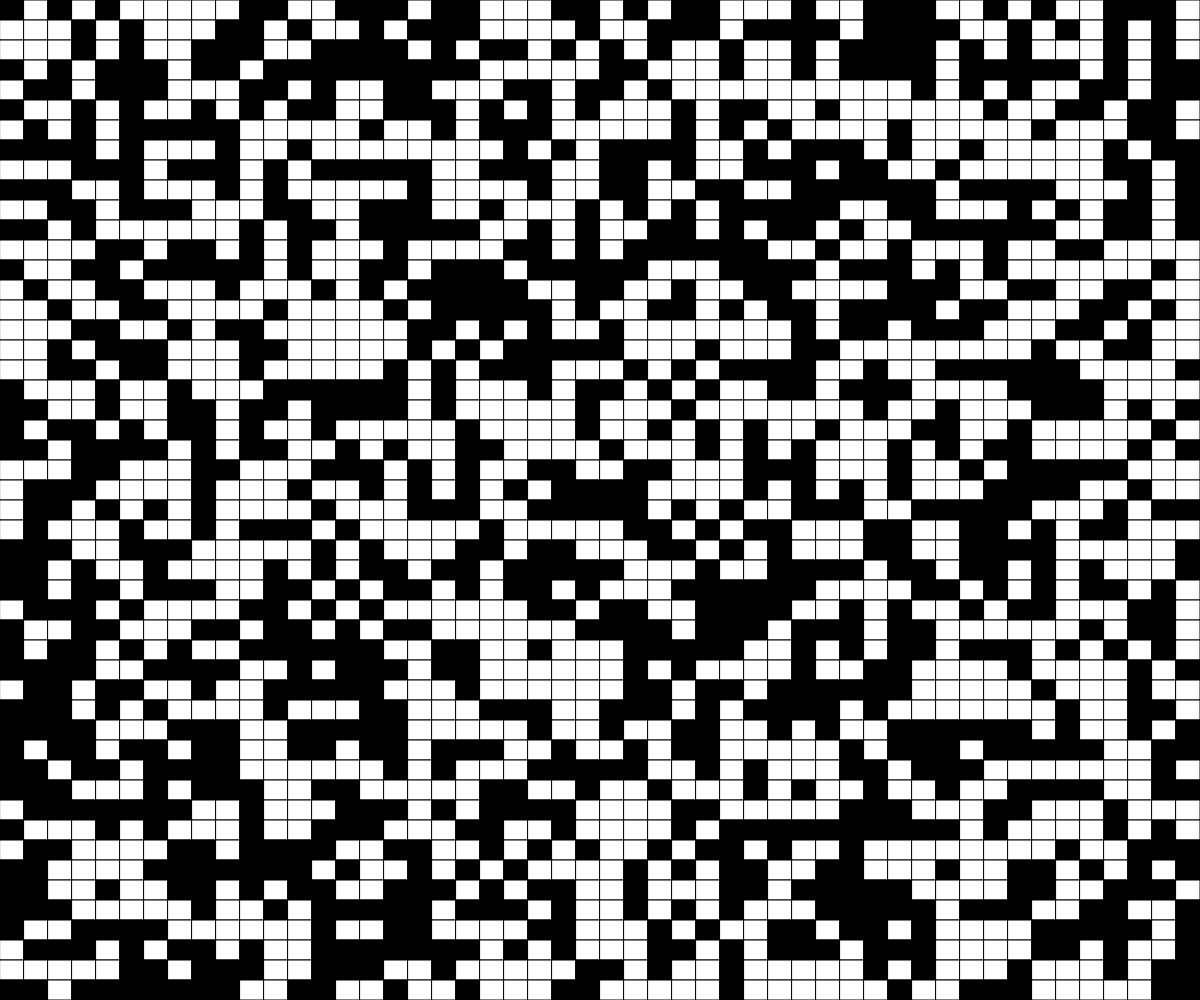
Frame 1 (no input)
Frame 60 (no input): identical to frame 1, image omitted
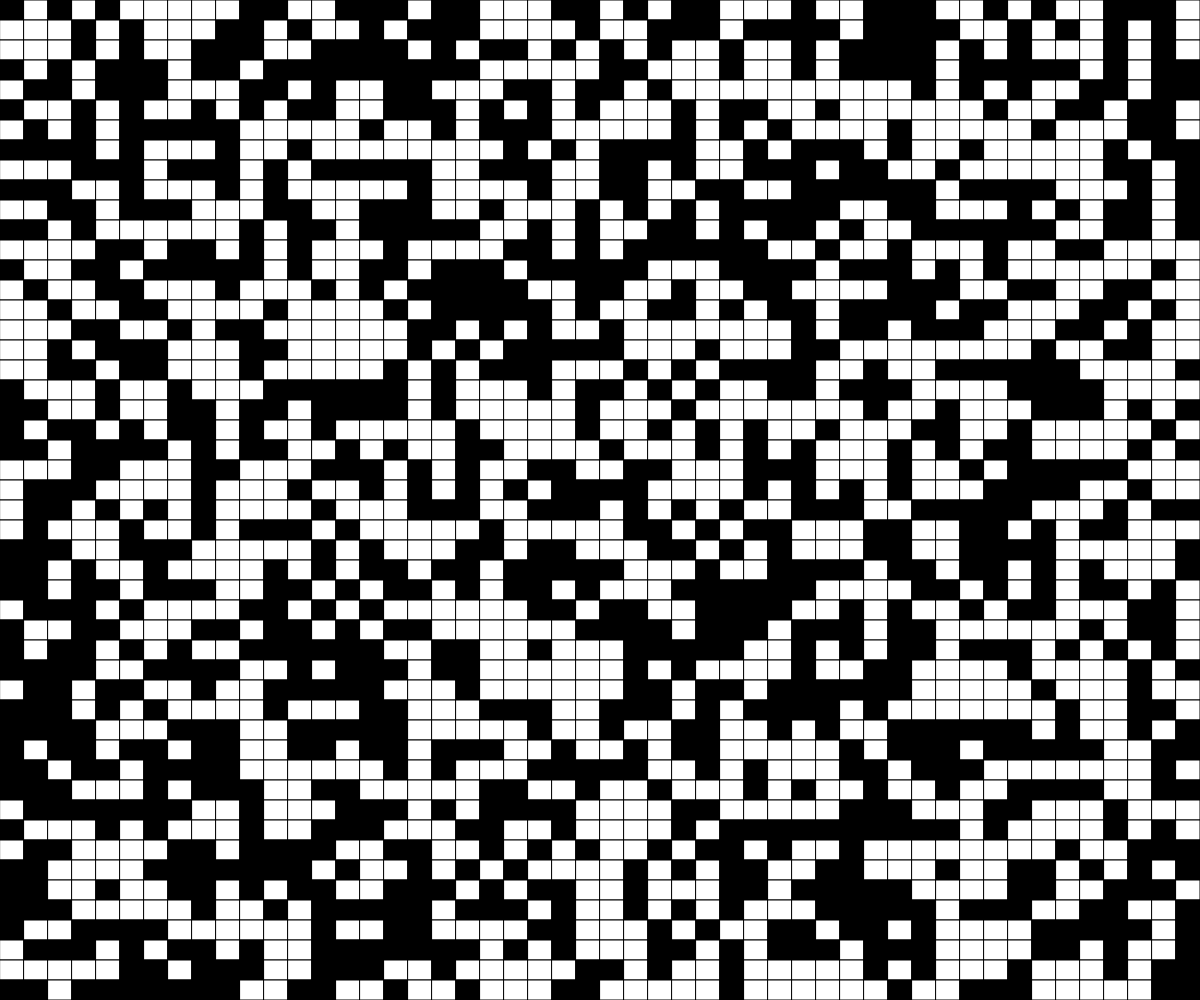
Frame 120 (the mouse pressed at the canvas centre since frame 60)

The p5.js sketch that drew these frames (run headless with seeded random() and noise() and a simulated clock; from frame 60 on, the mouse is pressed at the canvas centre):

// p5.js sketch
// ── sketch.js
let gridSize = 50;
let grid;


function setup() {
  createCanvas(windowWidth, windowHeight);
  grid = createRandom2DArray(gridSize,gridSize);
}

function draw() {
  background(220);
  displayGrid();
}

function keyPressed () {
  if (key === "e") {
    grid = createEmpty2DArray(gridSize,gridSize, 0);
  }
  if (key === "f") {
    grid = createEmpty2DArray(gridSize,gridSize, 1);
  }
  if (key === "r") {
    grid = createRandom2DArray(gridSize,gridSize);
  }
}

function mousePressed() {
  let cellWidth = width/gridSize;
  let cellHeight = height/gridSize;

  let cellX = Math.floor(mouseX/cellWidth);
  let cellY = Math.floor(mouseY/cellHeight);

  swap(cellX, cellY);
  // swap(cellX+1, cellY);
  // swap(cellX-1, cellY);
  // swap(cellX,cellY+1);
  // swap(cellX,cellY-1);
}

function swap(x,y) {


  
  if(grid[y][x] === 1) {
    grid[y][x] = 0;
  }
  else if(grid[y][x] === 0) {
    grid[y][x] = 1;
  }
}

function displayGrid() {
  let cellWidth = width/gridSize;
  let cellHeight = height/gridSize;

  for (let y=0; y<gridSize; y++) {
    for (let x=0; x<gridSize; x++) {
      if (grid[y][x] === 0) {
        fill("white");
      }
      else if (grid[y][x] === 1) {
        fill("black");
      }
      rect(x*cellWidth,y*cellHeight,cellWidth,cellHeight);
    }
  }
}

function createEmpty2DArray(rows, cols, numToFill = 0) {
  let grid = [];
  for (let y=0; y<rows; y++) {
    grid.push([]);
    for (let x=0; x<cols; x++) {
      grid[y].push(numToFill);
    }
  }
  return grid;

}
function createFull2DArray(rows, cols) {
  let grid = [];
  for (let y=0; y<rows; y++) {
    grid.push([]);
    for (let x=0; x<cols; x++) {
      grid[y].push(1);
    }
  }
  return grid;

}

function createRandom2DArray(rows, cols) {
  let grid = [];
  for (let y=0; y<rows; y++) {
    grid.push([]);
    for (let x=0; x<cols; x++) {
      if (random(100) < 50) {
        grid[y].push(0);
      }
      else {
        grid[y].push(1);   
      }   
    }
  }
  return grid;
}
